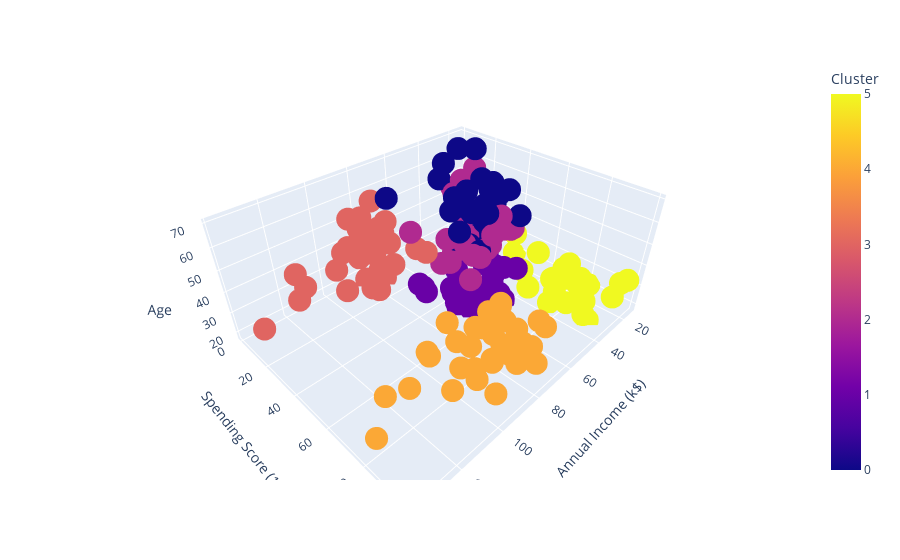

Notebook source saved alongside this figure:
### Markdown cell above
9. Finally, make a 3d scatter plot of your clusters by using all the quantitative features

### Code cell
fig = px.scatter_3d(dataset, x="Annual Income (k$)", y="Spending Score (1-100)", z="Age", color = "Cluster")
fig.show()

### Figure 1 — Plotly figure (JSON) as saved in the notebook; plotly's stock layout.template omitted (floating-point values rounded to 4 significant figures; data arrays with more than 128 entries replaced by an {"elided": "..."} marker saying what was removed)
{"data": [{"hovertemplate": "Annual Income (k$)=%{x}<br>Spending Score (1-100)=%{y}<br>Age=%{z}<br>Cluster=%{marker.color}<extra></extra>", "legendgroup": "", "marker": {"color": {"elided": "200 int values"}, "coloraxis": "coloraxis", "symbol": "circle"}, "mode": "markers", "name": "", "scene": "scene", "showlegend": false, "type": "scatter3d", "x": {"elided": "200 int values"}, "y": {"elided": "200 int values"}, "z": {"elided": "200 int values"}}], "layout": {"coloraxis": {"colorbar": {"title": {"text": "Cluster"}}, "colorscale": [[0, "#0d0887"], [0.1111, "#46039f"], [0.2222, "#7201a8"], [0.3333, "#9c179e"], [0.4444, "#bd3786"], [0.5556, "#d8576b"], [0.6667, "#ed7953"], [0.7778, "#fb9f3a"], [0.8889, "#fdca26"], [1, "#f0f921"]]}, "legend": {"tracegroupgap": 0}, "margin": {"t": 60}, "scene": {"domain": {"x": [0, 1], "y": [0, 1]}, "xaxis": {"title": {"text": "Annual Income (k$)"}}, "yaxis": {"title": {"text": "Spending Score (1-100)"}}, "zaxis": {"title": {"text": "Age"}}}}}
